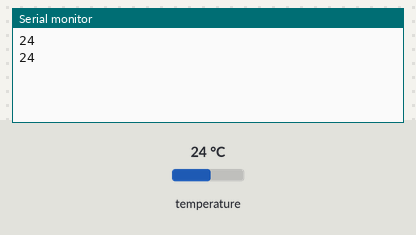
Bench run of a sketch on a simulated Arduino Uno, built with avr-gcc and run on an emulated ATmega328P. Parts: the last lines printed to the serial monitor. The test bench sets the inputs (shaded band); at power-on: temperature 24 °C.

Above: at 2.8 s.
2.9 s: temperature set to 12 °C
At 3.8 s:
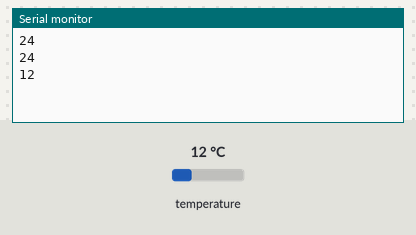
4.4 s: temperature set to 19 °C
At 5.9 s:
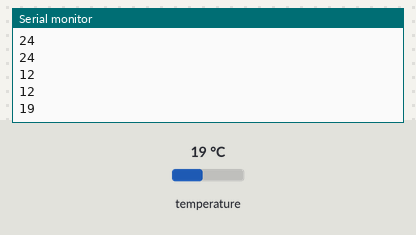
Timing chart, 0 to 7.4 s (numbered marks = the images above; inputs shaded):
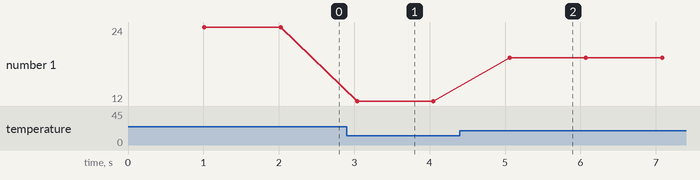

The sketch:

temperature.ino
```cpp
#include <microDS18B20.h>

// ПОдключаем термометр DS18b20
MicroDS18B20<5> ds;

void setup(){
  Serial.begin(9600);
}

void loop() {
  ds.requestTemp();
  delay(1000);

  if(ds.readTemp()){
      int temp = ds.getTemp();
      Serial.println(temp);
  }
}
```

Measured:
- after the input at 2.9 s, the serial monitor: prints a new line after 0.14 s (image 1)
- after the input at 4.4 s, the serial monitor: prints a new line after 0.66 s (image 2)
- plotted number 1: 24 → 12 after the input at 2.9 s, 12 → 19 after the input at 4.4 s
